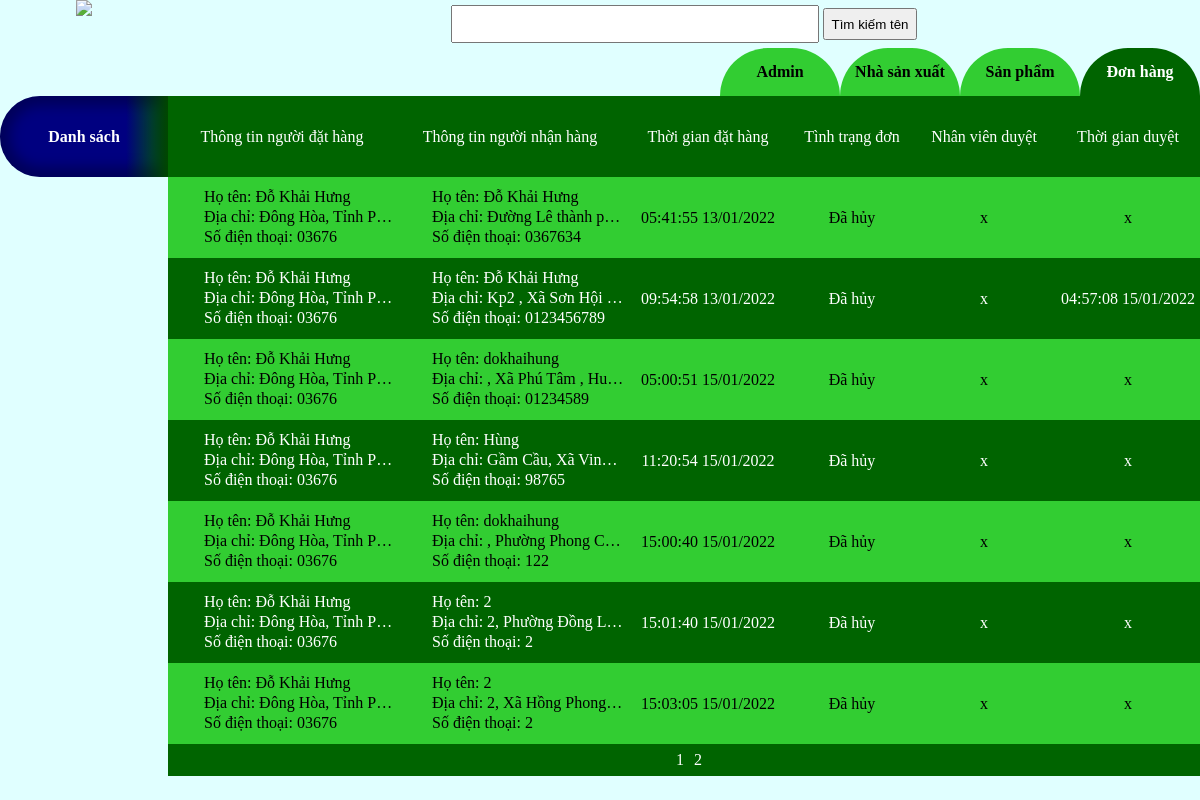
Screenshot of /do_an/admin/admin_view.php (signed in) with the database file from the repository.
### tables this page shows
CREATE TABLE IF NOT EXISTS `out_list` (
  `id` int(11) NOT NULL,
  `client_id` int(11) NOT NULL,
  `order_time` timestamp NOT NULL DEFAULT CURRENT_TIMESTAMP,
  `receiver_name` varchar(50) NOT NULL,
  `receiver_phone` varchar(15) NOT NULL,
  `receiver_address` varchar(100) NOT NULL,
  `note` text NOT NULL,
  PRIMARY KEY (`id`),
  KEY `FK_out_manufacturers_id` (`client_id`)
);

CREATE TABLE IF NOT EXISTS `cli_list` (
  `id` int(11) NOT NULL AUTO_INCREMENT,
  `name` varchar(50) NOT NULL,
  `gender` bit(2) NOT NULL,
  `address` varchar(200) DEFAULT NULL,
  `email` varchar(200) NOT NULL,
  `phone` varchar(15) NOT NULL,
  `photo` varchar(200) DEFAULT NULL,
  `password` varchar(200) NOT NULL,
  `birthday` date DEFAULT NULL,
  `token` varchar(200) DEFAULT NULL,
  PRIMARY KEY (`id`)
);

CREATE TABLE IF NOT EXISTS `receipt_history` (
  `out_id` int(11) NOT NULL,
  `adm_id` int(11) DEFAULT NULL,
  `receipt_stat` enum('Đã hủy','Mới','Đã duyệt') NOT NULL DEFAULT 'Mới',
  `work_time` datetime DEFAULT NULL,
  PRIMARY KEY (`out_id`),
  KEY `FK_out_adm_id` (`adm_id`)
);

### do_an/admin/order_parts/super_admin_out.php (the view)
<div class="list_items super_order_list">
	<div class="align_center">Thông tin người đặt hàng</div>
	<div class="align_center">Thông tin người nhận hàng</div>
	<div class="align_center">Thời gian đặt hàng</div>
	<div class="align_center">Tình trạng đơn</div>
	<div class="align_center">Nhân viên duyệt</div>
	<div class="align_center">Thời gian duyệt</div>
</div>
<?php
foreach ($ket_qua as $each) {
	?>
	<div class="list_items super_order_list" onclick="viewpage(<?php echo $each['out_id'];?>)">
		<div class="align_left">
			<div class="one_liner"><?php echo "Họ tên: ".$each['name'];?></div>
			<div class="one_liner"><?php echo "Địa chỉ: ".$each['address'];?></div>
			<div class="one_liner"><?php echo "Số điện thoại: ".$each['phone']; ?></div>
		</div>
		<div class="align_left">
			<div class="one_liner"><?php echo "Họ tên: ".$each['receiver_name'];?></div>
			<div class="one_liner"><?php echo "Địa chỉ: ".$each['receiver_address'];?></div>
			<div class="one_liner"><?php echo "Số điện thoại: ".$each['receiver_phone']; ?></div>
		</div>
		<div class="align_center"><?php echo date('H:i:s d/m/Y',strtotime($each['order_time']));?></div>
		<div class="align_center"><?php echo $each['receipt_stat'];?></div>
		<div class="align_center"><?php echo $adm_name = $each['adm_name']??'x';?></div>
		<div class="align_center"><?php $work_time = $each['work_time']??'x';
					if($work_time!== 'x')
						{echo date('H:i:s d/m/Y',strtotime($work_time));}
						else{echo $work_time;} ?></div>
	</div>
<?php 	};

### rows the page displays
out_list: client.name "Đỗ Khải Hưng", client.address "Đông Hòa, Tỉnh P…", client.phone "03676", receiver_name "Đỗ Khải Hưng", receiver_address "Đường Lê thành p…", receiver_phone "0367634", order_time "05:41:55 13/01/2022", receipt_history.receipt_stat "Đã hủy", adm_name "x", receipt_history.work_time "x"
out_list: client.name "Đỗ Khải Hưng", client.address "Đông Hòa, Tỉnh P…", client.phone "03676", receiver_name "Đỗ Khải Hưng", receiver_address "Kp2 , Xã Sơn Hội…", receiver_phone "0123456789", order_time "09:54:58 13/01/2022", receipt_history.receipt_stat "Đã hủy", adm_name "x", receipt_history.work_time "04:57:08 15/01/2022"
out_list: client.name "Đỗ Khải Hưng", client.address "Đông Hòa, Tỉnh P…", client.phone "03676", receiver_name "dokhaihung", receiver_address ", Xã Phú Tâm , Hu…", receiver_phone "01234589", order_time "05:00:51 15/01/2022", receipt_history.receipt_stat "Đã hủy", adm_name "x", receipt_history.work_time "x"
out_list: client.name "Đỗ Khải Hưng", client.address "Đông Hòa, Tỉnh P…", client.phone "03676", receiver_name "Hùng", receiver_address "Gầm Cầu, Xã Vin…", receiver_phone "98765", order_time "11:20:54 15/01/2022", receipt_history.receipt_stat "Đã hủy", adm_name "x", receipt_history.work_time "x"
out_list: client.name "Đỗ Khải Hưng", client.address "Đông Hòa, Tỉnh P…", client.phone "03676", receiver_name "dokhaihung", receiver_address ", Phường Phong C…", receiver_phone "122", order_time "15:00:40 15/01/2022", receipt_history.receipt_stat "Đã hủy", adm_name "x", receipt_history.work_time "x"
out_list: client.name "Đỗ Khải Hưng", client.address "Đông Hòa, Tỉnh P…", client.phone "03676", receiver_name "2", receiver_address "2, Phường Đồng L…", receiver_phone "2", order_time "15:01:40 15/01/2022", receipt_history.receipt_stat "Đã hủy", adm_name "x", receipt_history.work_time "x"
out_list: client.name "Đỗ Khải Hưng", client.address "Đông Hòa, Tỉnh P…", client.phone "03676", receiver_name "2", receiver_address "2, Xã Hồng Phong…", receiver_phone "2", order_time "15:03:05 15/01/2022", receipt_history.receipt_stat "Đã hủy", adm_name "x", receipt_history.work_time "x"
